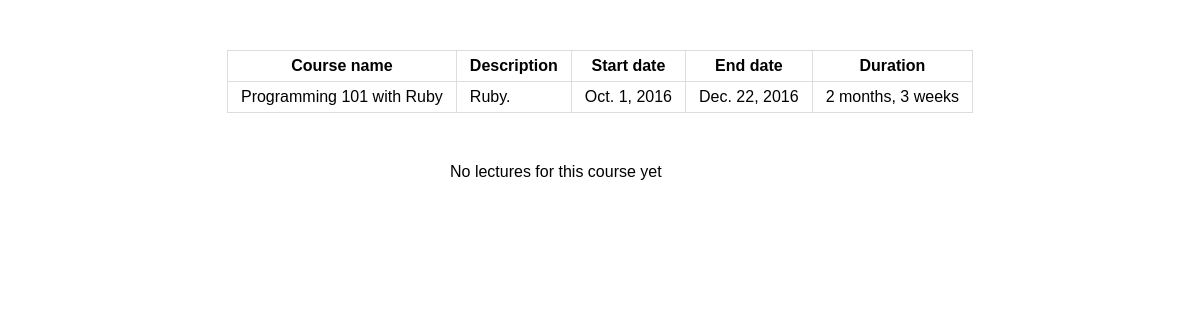
The page /course/Programming 101 with Ruby/ on the database as committed earlier.
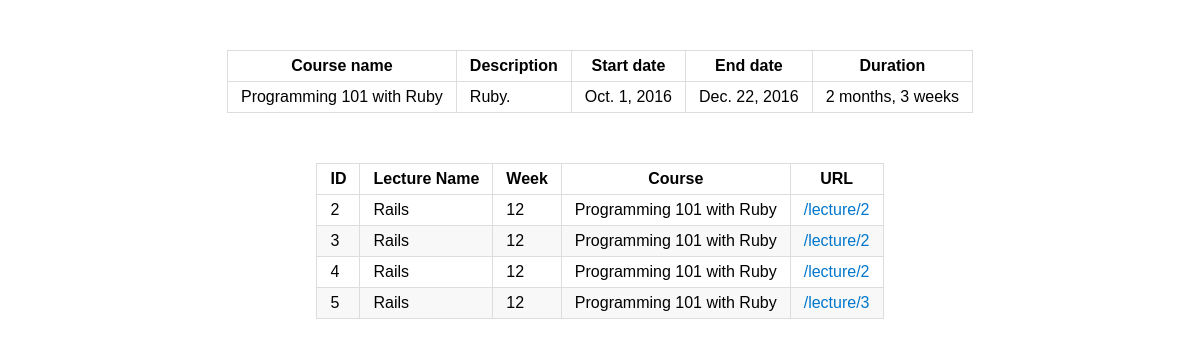
The same page on the database as committed later.
### courses/models.py (models this page shows)
class Course(models.Model):
    name = models.CharField(max_length=60, unique=True)
    description = models.TextField()
    start_date = models.DateField()
    end_date = models.DateField()

### lectures/models.py (models this page shows)
class Lecture(models.Model):
    name = models.CharField(max_length=60)
    week = models.IntegerField()
    course = models.ForeignKey(Course, on_delete=models.CASCADE)
    url = models.CharField(max_length=1000)

### courses/views.py (the view)
def course_details(request, *args, **kwargs):
    course_name = kwargs.get('course_name')
    course = Course.objects.get(name=course_name)
    if Lecture.objects.filter(course=course).all().exists():
        lectures = Lecture.objects.filter(course=course).all()
    return render(request, 'course_details.html', locals())

### courses/templates/course_details.html (shortened to what this page needs)
{% extends 'base.html' %}
{% block content %}
<table>
    <thead>
        <tr>
            <th>Course name</th>
            <th>Description</th>
            <th>Start date</th>
            <th>End date</th>
            <th>Duration</th>
        </tr>
    </thead>
    <tbody>
        <tr>
            <td>{{course.name}}</td>
            <td>{{course.description}}</td>
            <td>{{course.start_date}}</td>
            <td>{{course.end_date}}</td>
            <td>{{course.start_date|timesince:course.end_date}}</td>
        </tr>
    </tbody>
</table>
{% if lectures %}
<table>
    <thead>
        <tr>
            <th>ID</th>
            <th>Lecture Name</th>
            <th>Week</th>
            <th>Course</th>
            <th>URL</th>
        </tr>
    </thead>
    <tbody>
        {% for lecture in lectures %}
        <tr>
            <td>{{lecture.id}}</td>
            <td>{{lecture.name}}</td>
            <td>{{lecture.week}}</td>
            <td>{{lecture.course.name}}</td>
            <td><a href="{{lecture.url}}">{{lecture.url}}</a></td>
        </tr>
        {% endfor %}
    </tbody>
</table>
{% else %}
<p class="no-lectures">No lectures for this course yet</p>
{% endif %}
{% endblock %}

### course_management/templates/base.html (shortened to what this page needs)
<!DOCTYPE html>
<html lang="en">
<head>
    <link rel="stylesheet" href="/static/course_management/style.css">
</head>
<body>
    <div id="container">
        {% block content %}{% endblock %}
    </div>
</body>
</html>

### course_management/static/course_management/style.css (style rules this page uses)
body { font-family: Arial, sans-serif; }
table { margin: 50px auto; }
table, td, th { padding: 6px 13px; border: 1px solid #DDDDDD; border-collapse: collapse; }
tbody td a { text-decoration: none; color: #07C; }
table tbody tr:nth-child(even) { background: #F8F8F8 }

Rows that differ between the two databases and show on the page:
added Lecture: id "2", name "Rails", week "12", course.name "Programming 101 with Ruby", url "/lecture/2"
added Lecture: id "3", name "Rails", week "12", course.name "Programming 101 with Ruby", url "/lecture/2"
added Lecture: id "4", name "Rails", week "12", course.name "Programming 101 with Ruby", url "/lecture/2"
added Lecture: id "5", name "Rails", week "12", course.name "Programming 101 with Ruby", url "/lecture/3"
Other text that changed with them:
text no longer shown: "No lectures for this course yet"
text now shown: "ID Lecture Name Week Course URL"
